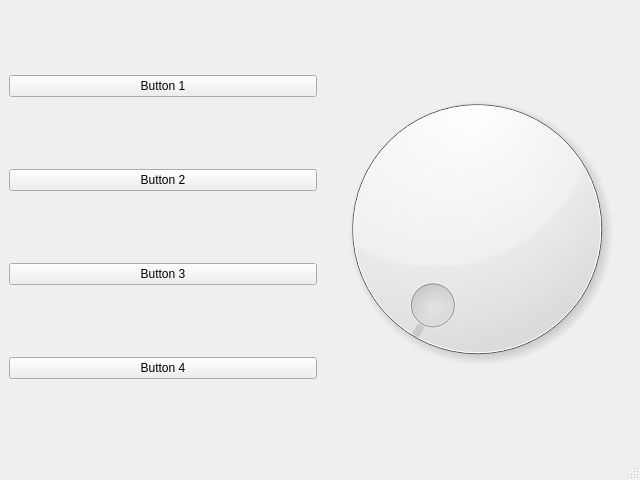
<?xml version="1.0" encoding="UTF-8"?>
<ui version="4.0">
 <class>MainWindow</class>
 <widget class="QMainWindow" name="MainWindow">
  <property name="geometry">
   <rect>
    <x>0</x>
    <y>0</y>
    <width>640</width>
    <height>480</height>
   </rect>
  </property>
  <property name="windowTitle">
   <string>MainWindow</string>
  </property>
  <widget class="QWidget" name="centralwidget">
   <layout class="QHBoxLayout" name="horizontalLayout">
    <item>
     <layout class="QVBoxLayout" name="verticalLayout">
      <item>
       <widget class="QPushButton" name="pushButton">
        <property name="text">
         <string>Button 1</string>
        </property>
       </widget>
      </item>
      <item>
       <widget class="QPushButton" name="pushButton_2">
        <property name="text">
         <string>Button 2</string>
        </property>
       </widget>
      </item>
      <item>
       <widget class="QPushButton" name="pushButton_3">
        <property name="text">
         <string>Button 3</string>
        </property>
       </widget>
      </item>
      <item>
       <widget class="QPushButton" name="pushButton_4">
        <property name="text">
         <string>Button 4</string>
        </property>
       </widget>
      </item>
     </layout>
    </item>
    <item>
     <layout class="QHBoxLayout" name="horizontalLayout_2">
      <property name="spacing">
       <number>6</number>
      </property>
      <item>
       <widget class="QDial" name="dial"/>
      </item>
     </layout>
    </item>
   </layout>
  </widget>
  <widget class="QMenuBar" name="menubar">
   <property name="geometry">
    <rect>
     <x>0</x>
     <y>0</y>
     <width>640</width>
     <height>21</height>
    </rect>
   </property>
  </widget>
  <widget class="QStatusBar" name="statusbar"/>
 </widget>
 <resources/>
 <connections/>
</ui>
